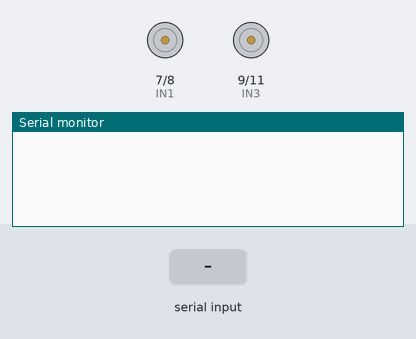
Bench run of a sketch on a simulated Arduino Uno, built with avr-gcc and run on an emulated ATmega328P. On the bench: motor-driver pin pairs drawn as motors (green arrow = first pin HIGH = forward, orange = second pin HIGH = backward, longer = more drive, scaled by the enable pin), the last lines printed to the serial monitor. The test bench sets the inputs (shaded band).

Above: at 1.2 s.
1.3 s: "30,150\n" received over Serial
At 2.4 s:
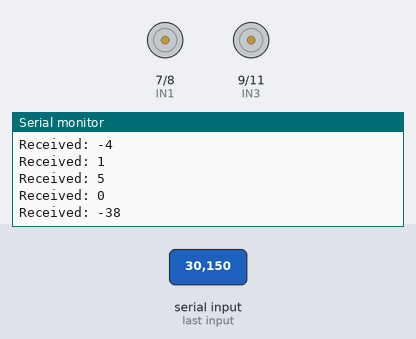
2.8 s: "2\n" received over Serial
At 3.3 s:
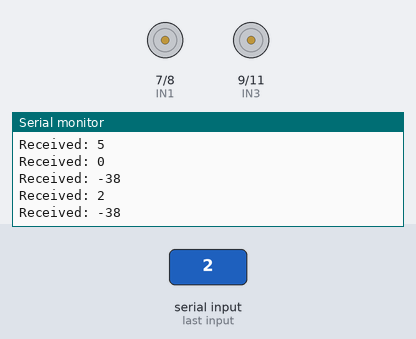
Timing chart, 0 to 5.8 s (numbered marks = the images above; inputs shaded):
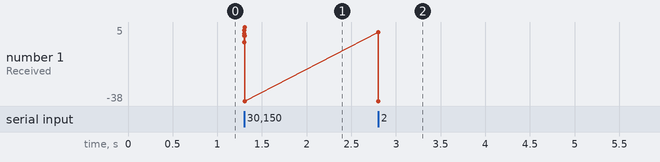

The sketch:

ArduControl.ino
```cpp
#define ENA 5
#define ENB 6
#define IN1 7
#define IN2 8
#define IN3 9
#define IN4 11
int data1 = 0;
void setup() {
pinMode(IN1, OUTPUT);
pinMode(IN2, OUTPUT);
pinMode(IN3, OUTPUT);
pinMode(IN4, OUTPUT);
pinMode(ENA, OUTPUT);
pinMode(ENB, OUTPUT);
Serial.begin(115200);

}
void loop() {
 if (Serial.available() > 0)
{
char c = Serial.read();
 data1 = c - '0';
Serial.print("Received: ");
Serial.println(data1);
if (data1 == 1) {
// Forward
digitalWrite(ENA, HIGH);
digitalWrite(ENB, HIGH);
digitalWrite(IN1, HIGH);
digitalWrite(IN2, LOW);
digitalWrite(IN3, HIGH);
digitalWrite(IN4, LOW);
 }
else if (data1 == 2) {
// Backward
digitalWrite(ENA, HIGH);
digitalWrite(ENB, HIGH);
digitalWrite(IN1, LOW);
digitalWrite(IN2, HIGH);
digitalWrite(IN3, LOW);
digitalWrite(IN4, HIGH);
}
else if (data1 == 3) {
// Stop
digitalWrite(ENA, LOW);
digitalWrite(ENB, LOW);
digitalWrite(IN1, LOW);
digitalWrite(IN2, LOW);
digitalWrite(IN3, LOW);
digitalWrite(IN4, LOW);
}
else { // Unknown input -> stop
digitalWrite(ENA, LOW);
digitalWrite(ENB, LOW);
digitalWrite(IN1, LOW);
digitalWrite(IN2, LOW);
digitalWrite(IN3, LOW);
digitalWrite(IN4, LOW);
}
}
}
```

Measured:
- after the input at 1.3 s, the serial monitor: prints a new line at once (image 1)
- after the input at 2.8 s, the serial monitor: prints a new line at once (image 2)
